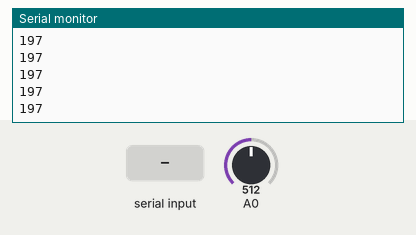
This sketch was run on a simulated Arduino Uno, built with avr-gcc and run on an emulated ATmega328P. On the bench: the last lines printed to the serial monitor. Inputs (shaded band) come from the test bench; at power-on: A0 = 512. The audio player accepts every command and is not drawn.

Above: at 1.7 s.
1.8 s: byte 30 received over Serial
3.3 s: A0 set to 716
At 4.3 s:
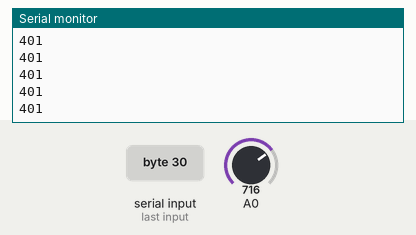
4.8 s: A0 set to 900
At 5.4 s:
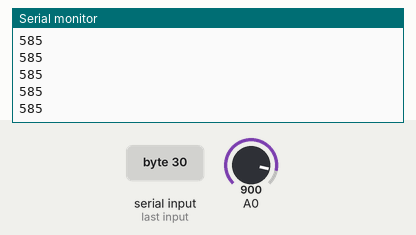
Timing chart, 0 to 7.8 s (numbered marks = the images above; inputs shaded):
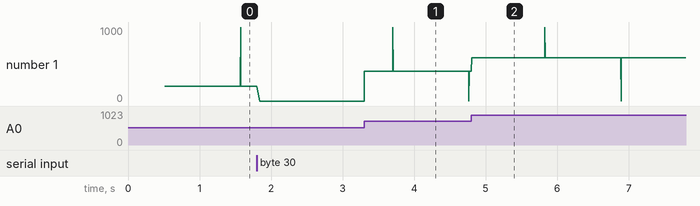

The sketch:

Mp3Player.ino
```cpp
#include "SoftwareSerial.h"
#include "DFRobotDFPlayerMini.h"

// Use pins 2 and 3 to communicate with DFPlayer Mini
static const uint8_t PIN_MP3_TX = 2; // Connects to module's RX
static const uint8_t PIN_MP3_RX = 3; // Connects to module's TX
SoftwareSerial softwareSerial(PIN_MP3_RX, PIN_MP3_TX);

// Create the Player object
DFRobotDFPlayerMini player;

void setup() {
  // Init USB serial port for debugging
  Serial.begin(9600);
  // Init serial port for DFPlayer Mini
  softwareSerial.begin(9600);

  // Start communication with DFPlayer Mini
  if (player.begin(softwareSerial)) {
   Serial.println("OK");

    // Set volume to maximum (0 to 30).
    player.volume(30);
    // Play the first MP3 file on the SD card
  } else {
    Serial.println("Connecting to DFPlayer Mini failed!");
  }
}
int vol=0;
int i = 0;
int k = 0;
int threshold = 10;
void loop() {
  if(Serial.available()){
    player.next();
    threshold = Serial.read();
    Serial.read();
    Serial.println("Next sound");
  }
  vol = analogRead (0);
  if(abs(vol-315)>threshold*10)
    Serial.println (vol-315);
  else
    Serial.println (0);
  delay(5);
  i++;
  if(i%200==0){
    k++;
    if(k%2)
      Serial.println (1000);
    else
      Serial.println (0);
  }
}
```

Measured:
- after the input at 3.3 s, the serial monitor: prints a new line at once (image 1)
- after the input at 4.8 s, the serial monitor: prints a new line at once (image 2)
- plotted number 1: 0 → 401 after the input at 3.3 s, 401 → 5 after the input at 4.8 s
